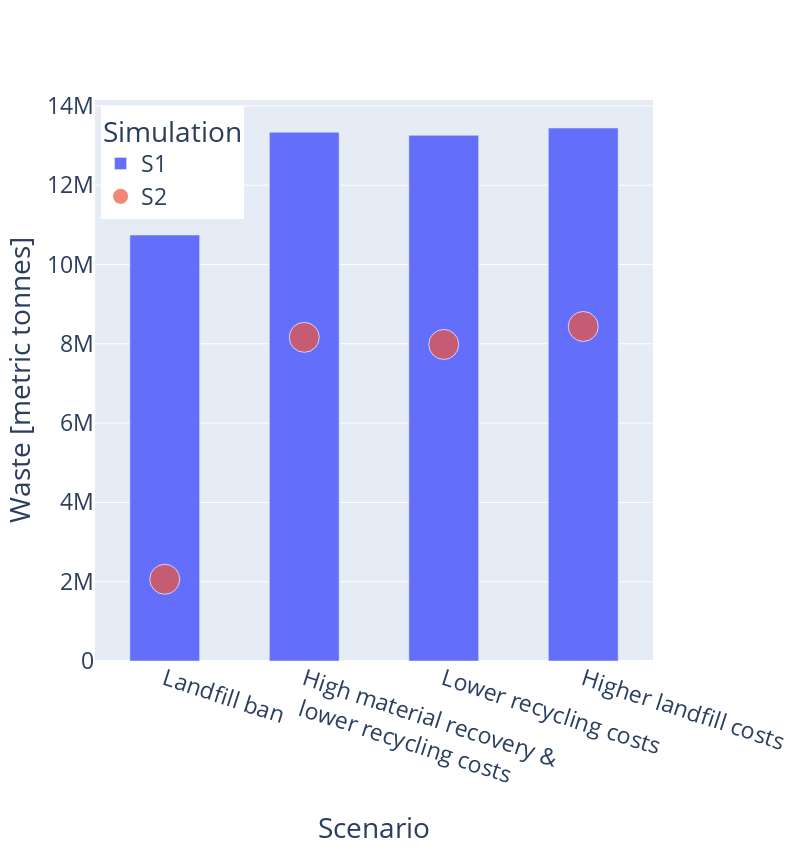

This figure's notebook cell:
### Code cell
#cumulative waste at 2050 bar chart sim 1 vs. sim 2
x_labels = pretty_scenarios[1:5]

#simulation 1 trace
filter_col = [col for col in UScum if (col.startswith('Waste_Module_ABM_Simulation1'))]
df = UScum[filter_col]
df['year'] = list(range(1995,2051))
df = df[df.year.isin([2050])]
df = df.melt(id_vars = 'year')
df = df.drop(columns = ['year'])
df['Scenario'] = pretty_scenarios
df = df[df.Scenario.isin(pretty_scenarios[1:5])]

s1_waste = list(df.loc[:,'value'].values)
                                       
#simulation 2 trace
filter_col = [col for col in UScum if (col.startswith('Waste_Module_ABM_Simulation2'))]
df2 = UScum[filter_col]
df2['year'] = list(range(1995,2051))
df2 = df2[df2.year.isin([2050])]
df2 = df2.melt(id_vars = 'year')
df2 = df2.drop(columns = ['year'])
df2['Scenario'] = pretty_scenarios
df2 = df2[df2.Scenario.isin(pretty_scenarios[1:5])]

s2_waste = list(df2.loc[:,'value'].values)


fig = go.Figure(data=[
    go.Bar(name='S1', x=x_labels, y=s1_waste, width = [0.5,0.5,0.5,0.5])
])

fig.add_trace(go.Scatter(x=x_labels, y=s2_waste,
                    mode='markers',
                    name='S2', 
                    marker=dict(size=[30, 30, 30, 30])))


# Change the bar mode
fig.update_layout(#title_text = 'Simulations 1 & 2: Cumulative Waste at 2050', title_x = 0.5, 
                  xaxis_title="Scenario",
    yaxis_title="Waste [metric tonnes]",
    legend_title="Simulation")
fig.update_xaxes(tickangle=18)
fig.update_layout(legend=dict(
    yanchor="top",
    y=0.99,
    xanchor="left",
    x=0.01
))
fig.update_layout(font=dict(size=23), height = 850, width = 800)
fig.show()

### Figure 1 — Plotly figure (JSON) as saved in the notebook; plotly's stock layout.template omitted (floating-point values rounded to 4 significant figures)
{"data": [{"name": "S1", "type": "bar", "width": [0.5, 0.5, 0.5, 0.5], "x": ["Landfill ban", "High material recovery & <br> lower recycling costs", "Lower recycling costs", "Higher landfill costs"], "y": [10740000.0, 13330000.0, 13260000.0, 13440000.0]}, {"marker": {"size": [30, 30, 30, 30]}, "mode": "markers", "name": "S2", "type": "scatter", "x": ["Landfill ban", "High material recovery & <br> lower recycling costs", "Lower recycling costs", "Higher landfill costs"], "y": [2062000.0, 8163000.0, 7984000.0, 8437000.0]}], "layout": {"font": {"size": 23}, "height": 850, "legend": {"title": {"text": "Simulation"}, "x": 0.01, "xanchor": "left", "y": 0.99, "yanchor": "top"}, "width": 800, "xaxis": {"tickangle": 18, "title": {"text": "Scenario"}}, "yaxis": {"title": {"text": "Waste [metric tonnes]"}}}}
